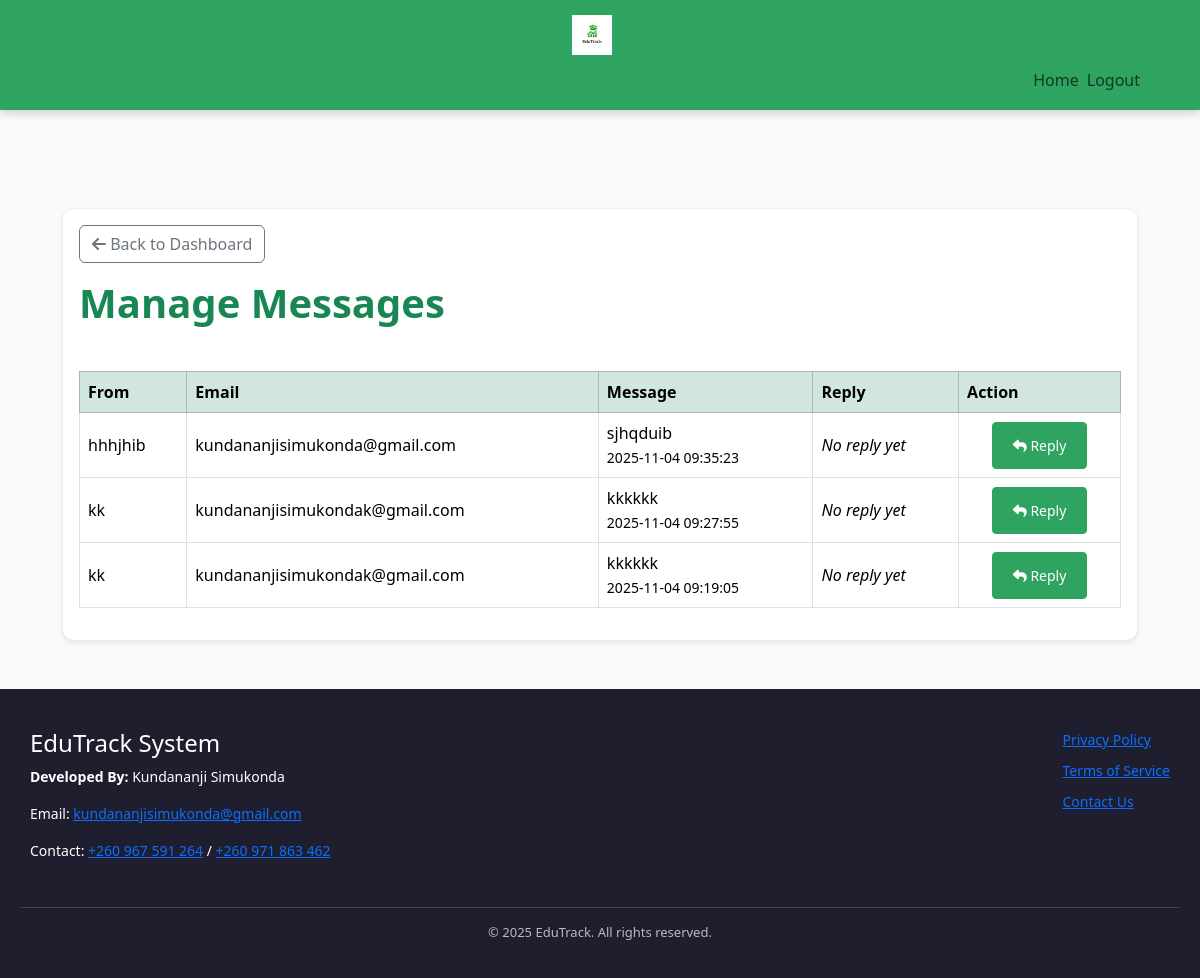
Screenshot of /pages/admin/view_messages.php (signed in) with the database file from the repository.
### tables this page shows
CREATE TABLE `contact_messages` (
  `id` int(11) UNSIGNED NOT NULL,
  `name` varchar(255) NOT NULL,
  `email` varchar(255) NOT NULL,
  `subject` varchar(255) NOT NULL,
  `message` text NOT NULL,
  `created_at` timestamp NOT NULL DEFAULT current_timestamp(),
  `updated_at` timestamp NOT NULL DEFAULT current_timestamp() ON UPDATE current_timestamp()
);

### pages/admin/view_messages.php (the view, shortened to what this page needs)
<?php
require_once '../../includes/db.php';
try {
    $sql = "SELECT cm.id, cm.name, cm.email, cm.message, cm.created_at AS message_date,
                   cr.reply_message AS reply_text, cr.created_at AS reply_date, u.name AS responder_name
            FROM contact_messages cm
            LEFT JOIN contact_replies cr ON cm.id = cr.message_id
            LEFT JOIN users u ON cr.responder_id = u.id
            ORDER BY cm.created_at DESC";
    $stmt = $pdo->prepare($sql);
    $stmt->execute();
    $messages = $stmt->fetchAll(PDO::FETCH_ASSOC);
} catch (PDOException $e) {
    die("Database query error: " . $e->getMessage());
}
?>
<!DOCTYPE html>
<html lang="en">
</head>
<body>
<?php require_once '../../includes/admin_navbar.php'; ?>
<main class="container py-4">
<link href="https://cdn.jsdelivr.net/npm/bootstrap@5.3.3/dist/css/bootstrap.min.css" rel="stylesheet">
<link rel="stylesheet" href="https://cdnjs.cloudflare.com/ajax/libs/font-awesome/6.4.0/css/all.min.css">
<link rel="stylesheet" href="css/dashboard.css">
</head>
<body>
<div class="container-fluid py-4">
    <div class="card shadow-sm">
        <div class="card-body">
            <div class="d-flex justify-content-between mb-3">
                <a href="dashboard.php" class="btn btn-outline-secondary"><i class="fas fa-arrow-left"></i> Back to Dashboard</a>
            </div>
            <h1 class="mb-4 text-success fw-bold">Manage Messages</h1>
            <div class="table-responsive">
                <table class="table table-bordered table-hover align-middle">
                    <thead class="table-success text-center">
                        <tr>
                            <th>From</th>
                            <th>Email</th>
                            <th>Message</th>
                            <th>Reply</th>
                            <th>Action</th>
                        </tr>
                    </thead>
                    <tbody>
                    <?php if ($messages): ?>
                        <?php foreach ($messages as $msg): ?>
                            <tr>
                                <td><?= htmlspecialchars($msg['name']) ?></td>
                                <td><?= htmlspecialchars($msg['email']) ?></td>
                                <td><?= nl2br(htmlspecialchars($msg['message'])) ?><br><small><?= htmlspecialchars($msg['message_date']) ?></small></td>
                                <td>
                                    <?php if (!empty($msg['reply_text'])): ?>
                                        <?= nl2br(htmlspecialchars($msg['reply_text'])) ?><br>
                                        <small>By: <?= htmlspecialchars($msg['responder_name'] ?? 'Admin') ?> at <?= htmlspecialchars($msg['reply_date']) ?></small>
                                    <?php else: ?>
                                        <em>No reply yet</em>
                                    <?php endif; ?>
                                </td>
                                <td class="text-center">
                                    <button class="btn btn-outline-primary btn-sm view-btn"
                                            data-id="<?= htmlspecialchars($msg['id']) ?>"
                                            data-email="<?= htmlspecialchars($msg['email']) ?>"
                                            data-name="<?= htmlspecialchars($msg['name']) ?>">
                                        <i class="fas fa-reply"></i> Reply
                                    </button>
                                </td>
                            </tr>
                        <?php endforeach; ?>
                    <?php else: ?>
                        <tr>
                            <td colspan="5" class="text-center"><em>No messages found.</em></td>
                        </tr>
                    <?php endif; ?>
                    </tbody>
                </table>
            </div>
        </div>
    </div>
</div>
<?php require_once '../../includes/footer.php'; ?>
</body>
</html>

### pages/admin/css/dashboard.css (style rules this page uses)
:root { --primary-color: #2fa360; --primary-hover: #28a745; --danger-color: #dc3545; --danger-hover: #c82333; --background-light: #f9f9f9; --background-dark: #1e1e2f; --text-color: #000000; --text-light: #fff; --text-muted: #777; --border-color: #ddd; --border-light: #eee; --container-width: min(1200px, 95vw); --padding-sm: clamp(0.5rem, 2vw, 10px); --padding-md: clamp(1rem, 3vw, 20px); --padding-lg: clamp(2rem, 5vw, 40px); --gap-md: clamp(1rem, 3vw, 20px); --border-radius-sm: 8px; --border-radius-lg: 12px; --box-shadow-sm: 0 4px 6px rgba(0,0,0,0.1); --box-shadow-lg: 0 8px 12px rgba(0,0,0,0.15); --mobile-breakpoint: 768px; --transition-fast: 0.15s ease; --transition-base: 0.3s ease; --transition-slow: 0.5s ease; }
*, *::before, *::after { box-sizing: border-box; }
html, body { height: 100%; margin: 0; font-family: 'Segoe UI', Tahoma, Geneva, Verdana, sans-serif; color: var(--text-color); background-color: var(--background-light); display: flex; flex-direction: column; padding-top: 80px; scroll-behavior: smooth; }
.container { display: flex; flex-direction: column; justify-content: center; width: 100%; max-width: var(--container-width); margin-inline: auto; padding-inline: var(--padding-md); }
.btn-primary, .view-btn, .start-session-btn { background-color: var(--primary-color) !important; color: var(--text-light) !important; border-color: var(--primary-color) !important; padding: 12px 20px; }
.data-table, table { width: 100%; border-collapse: collapse; margin-top: 20px; }
.data-table th, .data-table td, table th, table td { padding: 12px 15px; text-align: left; border-bottom: 1px solid var(--border-light); color: #000000; transition: background-color var(--transition-fast); }
.data-table thead, table thead { background-color: var(--border-light); }
.data-table th, table th { font-weight: bold; color: #000000; }
.data-table td:last-child, table td:last-child { text-align: center; }
.table thead { background-color: var(--primary-color) !important; color: var(--text-light) !important; }
.card { border-radius: var(--border-radius-lg); box-shadow: var(--box-shadow-sm); border: 1px solid var(--border-light); transition: all var(--transition-base); }
.card-body { color: #000000; }
.container-fluid, .container { max-width: var(--container-width); }

### rows the page displays
contact_messages: name "hhhjhib", email "kundananjisimukonda@gmail.com", message "sjhqduib", created_at "2025-11-04 09:35:23"
contact_messages: name "kk", email "kundananjisimukondak@gmail.com", message "kkkkkk", created_at "2025-11-04 09:27:55"
contact_messages: name "kk", email "kundananjisimukondak@gmail.com", message "kkkkkk", created_at "2025-11-04 09:19:05"
